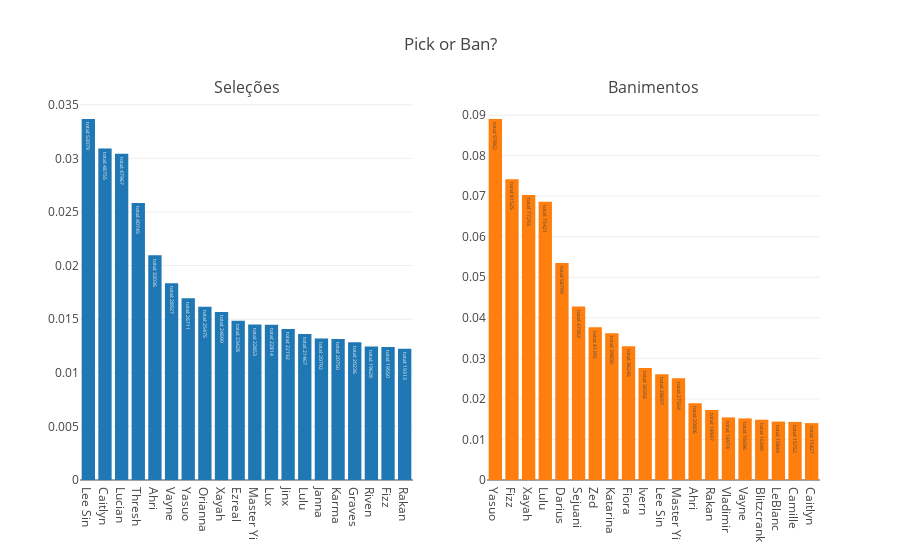

Source (notebook cell):
### Markdown cell above
### Pick or Ban?

Campeões _pick or ban_ são aqueles que estão sempre aparecendo nas partidas, seja como seleção ou banimento. Por vezes, existe uma regra entre os jogadores de que se o campeão x estiver "open" (não for banido), ele deve aparecer no jogo. A ideia é conferir se há um padrão entre os 20 campeões em todas as temporadas.

### Code cell
keys_picks = df_players['championid'].value_counts().keys().tolist()
counts_picks = df_players['championid'].value_counts().tolist()
total_picks = sum(counts_picks)
rates_picks = [x/total_picks for x in counts_picks]
names_picks = [df_champs.loc[df_champs['championid'] == x]['name'].iloc[0] for x in keys_picks]

keys_bans = df_teambans['championid'].value_counts().keys().tolist()
counts_bans = df_teambans['championid'].value_counts().tolist()
total_bans = sum(counts_bans)
rates_bans = [x/total_bans for x in counts_bans]
names_bans = [df_champs.loc[df_champs['championid'] == x]['name'].iloc[0] for x in keys_bans]

trace1 = go.Bar(x=names_picks[:20], y=rates_picks[:20], text=['total: ' + str(round(x,4)) for x in counts_picks])
trace2 = go.Bar(x=names_bans[:20], y=rates_bans[:20], text=['total: ' + str(round(x,4)) for x in counts_bans])

fig = tools.make_subplots(rows=1, cols=2, subplot_titles=('Seleções', 'Banimentos'))

fig.append_trace(trace1, 1, 1)
fig.append_trace(trace2, 1, 2)

fig['layout'].update(title='Pick or Ban?', showlegend=False)

plotly.offline.iplot(figure_or_data=fig)
# py.iplot(fig, filename='plot7')

### Figure 1 — Plotly figure (JSON) as saved in the notebook; plotly's stock layout.template omitted (floating-point values rounded to 4 significant figures; data arrays with more than 128 entries replaced by an {"elided": "..."} marker saying what was removed)
{"data": [{"text": {"elided": "136 str values"}, "type": "bar", "uid": "905a1710-f829-11e8-a81a-5cc9d34d5aa2", "x": ["Lee Sin", "Caitlyn", "Lucian", "Thresh", "Ahri", "Vayne", "Yasuo", "Orianna", "Xayah", "Ezreal", "Master Yi", "Lux", "Jinx", "Lulu", "Janna", "Karma", "Graves", "Riven", "Fizz", "Rakan"], "xaxis": "x", "y": [0.03367, 0.03093, 0.03043, 0.02585, 0.02096, 0.01835, 0.01694, 0.01616, 0.01566, 0.01486, 0.0145, 0.01447, 0.01408, 0.01362, 0.01319, 0.01316, 0.01284, 0.01245, 0.0124, 0.01225], "yaxis": "y"}, {"text": {"elided": "136 str values"}, "type": "bar", "uid": "905b733a-f829-11e8-a81a-5cc9d34d5aa2", "x": ["Yasuo", "Fizz", "Xayah", "Lulu", "Darius", "Sejuani", "Zed", "Katarina", "Fiora", "Ivern", "Lee Sin", "Master Yi", "Ahri", "Rakan", "Vladimir", "Vayne", "Blitzcrank", "LeBlanc", "Camille", "Caitlyn"], "xaxis": "x2", "y": [0.08903, 0.07417, 0.07032, 0.06862, 0.05349, 0.04282, 0.03766, 0.03621, 0.03298, 0.02762, 0.02611, 0.02507, 0.01893, 0.01724, 0.01544, 0.01519, 0.01487, 0.01441, 0.01433, 0.01403], "yaxis": "y2"}], "layout": {"annotations": [{"font": {"size": 16}, "showarrow": false, "text": "Seleções", "x": 0.225, "xanchor": "center", "xref": "paper", "y": 1, "yanchor": "bottom", "yref": "paper"}, {"font": {"size": 16}, "showarrow": false, "text": "Banimentos", "x": 0.775, "xanchor": "center", "xref": "paper", "y": 1, "yanchor": "bottom", "yref": "paper"}], "showlegend": false, "title": "Pick or Ban?", "xaxis": {"anchor": "y", "domain": [0, 0.45]}, "xaxis2": {"anchor": "y2", "domain": [0.55, 1]}, "yaxis": {"anchor": "x", "domain": [0, 1]}, "yaxis2": {"anchor": "x2", "domain": [0, 1]}}}
